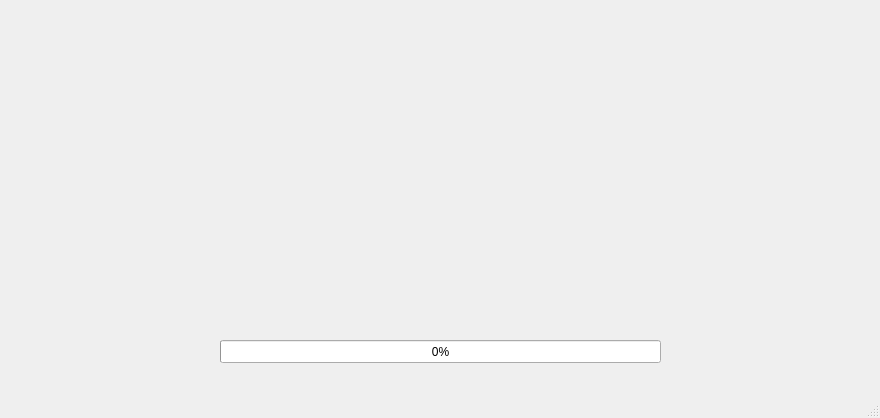
<?xml version="1.0" encoding="UTF-8"?>
<ui version="4.0">
 <class>MainWindow</class>
 <widget class="QMainWindow" name="MainWindow">
  <property name="geometry">
   <rect>
    <x>0</x>
    <y>0</y>
    <width>880</width>
    <height>418</height>
   </rect>
  </property>
  <property name="minimumSize">
   <size>
    <width>880</width>
    <height>418</height>
   </size>
  </property>
  <property name="maximumSize">
   <size>
    <width>880</width>
    <height>418</height>
   </size>
  </property>
  <property name="windowTitle">
   <string>Folder Secure</string>
  </property>
  <property name="styleSheet">
   <string notr="true">QToolTip
{
    border: 1px solid #76797C;
    background-color: rgb(90, 102, 117);;
    color: white;
    padding: 5px;
    opacity: 200;
}

QWidget
{
    color: #eff0f1;
    background-color: #31363b;
    selection-background-color:#3daee9;
    selection-color: #eff0f1;
    background-clip: border;
    border-image: none;
    border: 0px transparent black;
    outline: 0;
}

QWidget:item:hover
{
    background-color: #18465d;
    color: #eff0f1;
}

QWidget:item:selected
{
    background-color: #18465d;
}

QCheckBox
{
    spacing: 5px;
    outline: none;
    color: #eff0f1;
    margin-bottom: 2px;
}

QCheckBox:disabled
{
    color: #76797C;
}

QCheckBox::indicator,
QGroupBox::indicator
{
    width: 18px;
    height: 18px;
}
QGroupBox::indicator
{
    margin-left: 2px;
}

QCheckBox::indicator:unchecked
{
    image: url(:/qss_icons/rc/checkbox_unchecked.png);
}

QCheckBox::indicator:unchecked:hover,
QCheckBox::indicator:unchecked:focus,
QCheckBox::indicator:unchecked:pressed,
QGroupBox::indicator:unchecked:hover,
QGroupBox::indicator:unchecked:focus,
QGroupBox::indicator:unchecked:pressed
{
  border: none;
    image: url(:/qss_icons/rc/checkbox_unchecked_focus.png);
}

QCheckBox::indicator:checked
{
    image: url(:/qss_icons/rc/checkbox_checked.png);
}

QCheckBox::indicator:checked:hover,
QCheckBox::indicator:checked:focus,
QCheckBox::indicator:checked:pressed,
QGroupBox::indicator:checked:hover,
QGroupBox::indicator:checked:focus,
QGroupBox::indicator:checked:pressed
{
  border: none;
    image: url(:/qss_icons/rc/checkbox_checked_focus.png);
}


QCheckBox::indicator:indeterminate
{
    image: url(:/qss_icons/rc/checkbox_indeterminate.png);
}

QCheckBox::indicator:indeterminate:focus,
QCheckBox::indicator:indeterminate:hover,
QCheckBox::indicator:indeterminate:pressed
{
    image: url(:/qss_icons/rc/checkbox_indeterminate_focus.png);
}

QCheckBox::indicator:checked:disabled,
QGroupBox::indicator:checked:disabled
{
    image: url(:/qss_icons/rc/checkbox_checked_disabled.png);
}

QCheckBox::indicator:unchecked:disabled,
QGroupBox::indicator:unchecked:disabled
{
    image: url(:/qss_icons/rc/checkbox_unchecked_disabled.png);
}

QRadioButton
{
    spacing: 5px;
    outline: none;
    color: #eff0f1;
    margin-bottom: 2px;
}

QRadioButton:disabled
{
    color: #76797C;
}
QRadioButton::indicator
{
    width: 21px;
    height: 21px;
}

QRadioButton::indicator:unchecked
{
    image: url(:/qss_icons/rc/radio_unchecked.png);
}


QRadioButton::indicator:unchecked:hover,
QRadioButton::indicator:unchecked:focus,
QRadioButton::indicator:unchecked:pressed
{
    border: none;
    outline: none;
    image: url(:/qss_icons/rc/radio_unchecked_focus.png);
}

QRadioButton::indicator:checked
{
    border: none;
    outline: none;
    image: url(:/qss_icons/rc/radio_checked.png);
}

QRadioButton::indicator:checked:hover,
QRadioButton::indicator:checked:focus,
QRadioButton::indicator:checked:pressed
{
    border: none;
    outline: none;
    image: url(:/qss_icons/rc/radio_checked_focus.png);
}

QRadioButton::indicator:checked:disabled
{
    outline: none;
    image: url(:/qss_icons/rc/radio_checked_disabled.png);
}

QRadioButton::indicator:unchecked:disabled
{
    image: url(:/qss_icons/rc/radio_unchecked_disabled.png);
}


QMenuBar
{
    background-color: #31363b;
    color: #eff0f1;
}

QMenuBar::item
{
    background: transparent;
}

QMenuBar::item:selected
{
    background: transparent;
    border: 1px solid #76797C;
}

QMenuBar::item:pressed
{
    border: 1px solid #76797C;
    background-color: #3daee9;
    color: #eff0f1;
    margin-bottom:-1px;
    padding-bottom:1px;
}

QMenu
{
    border: 1px solid #76797C;
    color: #eff0f1;
    margin: 2px;
}

QMenu::icon
{
    margin: 5px;
}

QMenu::item
{
    padding: 5px 30px 5px 30px;
    border: 1px solid transparent; /* reserve space for selection border */
}

QMenu::item:selected
{
    color: #eff0f1;
}

QMenu::separator {
    height: 2px;
    background: lightblue;
    margin-left: 10px;
    margin-right: 5px;
}

QMenu::indicator {
    width: 18px;
    height: 18px;
}

/* non-exclusive indicator = check box style indicator
   (see QActionGroup::setExclusive) */
QMenu::indicator:non-exclusive:unchecked {
    image: url(:/qss_icons/rc/checkbox_unchecked.png);
}

QMenu::indicator:non-exclusive:unchecked:selected {
    image: url(:/qss_icons/rc/checkbox_unchecked_disabled.png);
}

QMenu::indicator:non-exclusive:checked {
    image: url(:/qss_icons/rc/checkbox_checked.png);
}

QMenu::indicator:non-exclusive:checked:selected {
    image: url(:/qss_icons/rc/checkbox_checked_disabled.png);
}

/* exclusive indicator = radio button style indicator (see QActionGroup::setExclusive) */
QMenu::indicator:exclusive:unchecked {
    image: url(:/qss_icons/rc/radio_unchecked.png);
}

QMenu::indicator:exclusive:unchecked:selected {
    image: url(:/qss_icons/rc/radio_unchecked_disabled.png);
}

QMenu::indicator:exclusive:checked {
    image: url(:/qss_icons/rc/radio_checked.png);
}

QMenu::indicator:exclusive:checked:selected {
    image: url(:/qss_icons/rc/radio_checked_disabled.png);
}

QMenu::right-arrow {
    margin: 5px;
    image: url(:/qss_icons/rc/right_arrow.png)
}


QWidget:disabled
{
    color: #454545;
    background-color: #31363b;
}

QAbstractItemView
{
    alternate-background-color: #31363b;
    color: #eff0f1;
    border: 1px solid 3A3939;
    border-radius: 2px;
}

QWidget:focus, QMenuBar:focus
{
    border: 1px solid #3daee9;
}

QTabWidget:focus, QCheckBox:focus, QRadioButton:focus, QSlider:focus
{
    border: none;
}

QLineEdit
{
    background-color: #232629;
    padding: 5px;
    border-style: solid;
    border: 1px solid #76797C;
    border-radius: 2px;
    color: #eff0f1;
}

QAbstractItemView QLineEdit
{
    padding: 0;
}

QGroupBox {
    border:1px solid #76797C;
    border-radius: 2px;
    margin-top: 20px;
}

QGroupBox::title {
    subcontrol-origin: margin;
    subcontrol-position: top center;
    padding-left: 10px;
    padding-right: 10px;
    padding-top: 10px;
}

QAbstractScrollArea
{
    border-radius: 2px;
    border: 1px solid #76797C;
    background-color: transparent;
}

QScrollBar:horizontal
{
    height: 15px;
    margin: 3px 15px 3px 15px;
    border: 1px transparent #2A2929;
    border-radius: 4px;
    background-color: #2A2929;
}

QScrollBar::handle:horizontal
{
    background-color: #605F5F;
    min-width: 5px;
    border-radius: 4px;
}

QScrollBar::add-line:horizontal
{
    margin: 0px 3px 0px 3px;
    border-image: url(:/qss_icons/rc/right_arrow_disabled.png);
    width: 10px;
    height: 10px;
    subcontrol-position: right;
    subcontrol-origin: margin;
}

QScrollBar::sub-line:horizontal
{
    margin: 0px 3px 0px 3px;
    border-image: url(:/qss_icons/rc/left_arrow_disabled.png);
    height: 10px;
    width: 10px;
    subcontrol-position: left;
    subcontrol-origin: margin;
}

QScrollBar::add-line:horizontal:hover,QScrollBar::add-line:horizontal:on
{
    border-image: url(:/qss_icons/rc/right_arrow.png);
    height: 10px;
    width: 10px;
    subcontrol-position: right;
    subcontrol-origin: margin;
}


QScrollBar::sub-line:horizontal:hover, QScrollBar::sub-line:horizontal:on
{
    border-image: url(:/qss_icons/rc/left_arrow.png);
    height: 10px;
    width: 10px;
    subcontrol-position: left;
    subcontrol-origin: margin;
}

QScrollBar::up-arrow:horizontal, QScrollBar::down-arrow:horizontal
{
    background: none;
}


QScrollBar::add-page:horizontal, QScrollBar::sub-page:horizontal
{
    background: none;
}

QScrollBar:vertical
{
    background-color: #2A2929;
    width: 15px;
    margin: 15px 3px 15px 3px;
    border: 1px transparent #2A2929;
    border-radius: 4px;
}

QScrollBar::handle:vertical
{
    background-color: #605F5F;
    min-height: 5px;
    border-radius: 4px;
}

QScrollBar::sub-line:vertical
{
    margin: 3px 0px 3px 0px;
    border-image: url(:/qss_icons/rc/up_arrow_disabled.png);
    height: 10px;
    width: 10px;
    subcontrol-position: top;
    subcontrol-origin: margin;
}

QScrollBar::add-line:vertical
{
    margin: 3px 0px 3px 0px;
    border-image: url(:/qss_icons/rc/down_arrow_disabled.png);
    height: 10px;
    width: 10px;
    subcontrol-position: bottom;
    subcontrol-origin: margin;
}

QScrollBar::sub-line:vertical:hover,QScrollBar::sub-line:vertical:on
{

    border-image: url(:/qss_icons/rc/up_arrow.png);
    height: 10px;
    width: 10px;
    subcontrol-position: top;
    subcontrol-origin: margin;
}


QScrollBar::add-line:vertical:hover, QScrollBar::add-line:vertical:on
{
    border-image: url(:/qss_icons/rc/down_arrow.png);
    height: 10px;
    width: 10px;
    subcontrol-position: bottom;
    subcontrol-origin: margin;
}

QScrollBar::up-arrow:vertical, QScrollBar::down-arrow:vertical
{
    background: none;
}


QScrollBar::add-page:vertical, QScrollBar::sub-page:vertical
{
    background: none;
}

QTextEdit
{
    background-color: #232629;
    color: #eff0f1;
    border: 1px solid #76797C;
}

QPlainTextEdit
{
    background-color: #232629;;
    color: #eff0f1;
    border-radius: 2px;
    border: 1px solid #76797C;
}

QHeaderView::section
{
    background-color: #76797C;
    color: #eff0f1;
    padding: 5px;
    border: 1px solid #76797C;
}

QSizeGrip {
    image: url(:/qss_icons/rc/sizegrip.png);
    width: 12px;
    height: 12px;
}


QMainWindow::separator
{
    background-color: #31363b;
    color: white;
    padding-left: 4px;
    spacing: 2px;
    border: 1px dashed #76797C;
}

QMainWindow::separator:hover
{

    background-color: #787876;
    color: white;
    padding-left: 4px;
    border: 1px solid #76797C;
    spacing: 2px;
}


QMenu::separator
{
    height: 1px;
    background-color: #76797C;
    color: white;
    padding-left: 4px;
    margin-left: 10px;
    margin-right: 5px;
}


QFrame
{
    border-radius: 2px;
    border: 1px solid #76797C;
}

QFrame[frameShape=&quot;0&quot;]
{
    border-radius: 2px;
    border: 1px transparent #76797C;
}

QStackedWidget
{
    border: 1px transparent black;
}

QToolBar {
    border: 1px transparent #393838;
    background: 1px solid #31363b;
    font-weight: bold;
}

QToolBar::handle:horizontal {
    image: url(:/qss_icons/rc/Hmovetoolbar.png);
}
QToolBar::handle:vertical {
    image: url(:/qss_icons/rc/Vmovetoolbar.png);
}
QToolBar::separator:horizontal {
    image: url(:/qss_icons/rc/Hsepartoolbar.png);
}
QToolBar::separator:vertical {
    image: url(:/qss_icons/rc/Vsepartoolbar.png);
}
QToolButton#qt_toolbar_ext_button {
    background: #58595a
}

QPushButton
{
    color: #eff0f1;
    background-color: #31363b;
    border-width: 1px;
    border-color: #76797C;
    border-style: solid;
    padding: 5px;
    border-radius: 2px;
    outline: none;
}

QPushButton:disabled
{
    background-color: #31363b;
    border-width: 1px;
    border-color: #454545;
    border-style: solid;
    padding-top: 5px;
    padding-bottom: 5px;
    padding-left: 10px;
    padding-right: 10px;
    border-radius: 2px;
    color: #454545;
}

QPushButton:focus {
    background-color: #3daee9;
    color: white;
}

QPushButton:pressed
{
    background-color: #3daee9;
    padding-top: -15px;
    padding-bottom: -17px;
}

QComboBox
{
    selection-background-color: #3daee9;
    border-style: solid;
    border: 1px solid #76797C;
    border-radius: 2px;
    padding: 5px;
    min-width: 75px;
}

QPushButton:checked{
    background-color: #76797C;
    border-color: #6A6969;
}

QComboBox:hover,QPushButton:hover,QAbstractSpinBox:hover,QLineEdit:hover,QTextEdit:hover,QPlainTextEdit:hover,QAbstractView:hover,QTreeView:hover
{
    border: 1px solid #3daee9;
    color: #eff0f1;
}

QComboBox:on
{
    padding-top: 3px;
    padding-left: 4px;
    selection-background-color: #4a4a4a;
}

QComboBox QAbstractItemView
{
    background-color: #232629;
    border-radius: 2px;
    border: 1px solid #76797C;
    selection-background-color: #18465d;
}

QComboBox::drop-down
{
    subcontrol-origin: padding;
    subcontrol-position: top right;
    width: 15px;

    border-left-width: 0px;
    border-left-color: darkgray;
    border-left-style: solid;
    border-top-right-radius: 3px;
    border-bottom-right-radius: 3px;
}

QComboBox::down-arrow
{
    image: url(:/qss_icons/rc/down_arrow_disabled.png);
}

QComboBox::down-arrow:on, QComboBox::down-arrow:hover,
QComboBox::down-arrow:focus
{
    image: url(:/qss_icons/rc/down_arrow.png);
}

QAbstractSpinBox {
    padding: 5px;
    border: 1px solid #76797C;
    background-color: #232629;
    color: #eff0f1;
    border-radius: 2px;
    min-width: 75px;
}

QAbstractSpinBox:up-button
{
    background-color: transparent;
    subcontrol-origin: border;
    subcontrol-position: center right;
}

QAbstractSpinBox:down-button
{
    background-color: transparent;
    subcontrol-origin: border;
    subcontrol-position: center left;
}

QAbstractSpinBox::up-arrow,QAbstractSpinBox::up-arrow:disabled,QAbstractSpinBox::up-arrow:off {
    image: url(:/qss_icons/rc/up_arrow_disabled.png);
    width: 10px;
    height: 10px;
}
QAbstractSpinBox::up-arrow:hover
{
    image: url(:/qss_icons/rc/up_arrow.png);
}


QAbstractSpinBox::down-arrow,QAbstractSpinBox::down-arrow:disabled,QAbstractSpinBox::down-arrow:off
{
    image: url(:/qss_icons/rc/down_arrow_disabled.png);
    width: 10px;
    height: 10px;
}
QAbstractSpinBox::down-arrow:hover
{
    image: url(:/qss_icons/rc/down_arrow.png);
}


QLabel
{
    border: 0px solid black;
}

QTabWidget{
    border: 0px transparent black;
}

QTabWidget::pane {
    border: 1px solid #76797C;
    padding: 5px;
    margin: 0px;
}

QTabWidget::tab-bar {
    left: 5px; /* move to the right by 5px */
}

QTabBar
{
    qproperty-drawBase: 0;
    border-radius: 3px;
}

QTabBar:focus
{
    border: 0px transparent black;
}

QTabBar::close-button  {
    image: url(:/qss_icons/rc/close.png);
    background: transparent;
}

QTabBar::close-button:hover
{
    image: url(:/qss_icons/rc/close-hover.png);
    background: transparent;
}

QTabBar::close-button:pressed {
    image: url(:/qss_icons/rc/close-pressed.png);
    background: transparent;
}

/* TOP TABS */
QTabBar::tab:top {
    color: #eff0f1;
    border: 1px solid #76797C;
    border-bottom: 1px transparent black;
    background-color: #31363b;
    padding: 5px;
    min-width: 50px;
    border-top-left-radius: 2px;
    border-top-right-radius: 2px;
}

QTabBar::tab:top:!selected
{
    color: #eff0f1;
    background-color: #54575B;
    border: 1px solid #76797C;
    border-bottom: 1px transparent black;
    border-top-left-radius: 2px;
    border-top-right-radius: 2px;
}

QTabBar::tab:top:!selected:hover {
    background-color: #3daee9;
}

/* BOTTOM TABS */
QTabBar::tab:bottom {
    color: #eff0f1;
    border: 1px solid #76797C;
    border-top: 1px transparent black;
    background-color: #31363b;
    padding: 5px;
    border-bottom-left-radius: 2px;
    border-bottom-right-radius: 2px;
    min-width: 50px;
}

QTabBar::tab:bottom:!selected
{
    color: #eff0f1;
    background-color: #54575B;
    border: 1px solid #76797C;
    border-top: 1px transparent black;
    border-bottom-left-radius: 2px;
    border-bottom-right-radius: 2px;
}

QTabBar::tab:bottom:!selected:hover {
    background-color: #3daee9;
}

/* LEFT TABS */
QTabBar::tab:left {
    color: #eff0f1;
    border: 1px solid #76797C;
    border-left: 1px transparent black;
    background-color: #31363b;
    padding: 5px;
    border-top-right-radius: 2px;
    border-bottom-right-radius: 2px;
    min-height: 50px;
}

QTabBar::tab:left:!selected
{
    color: #eff0f1;
    background-color: #54575B;
    border: 1px solid #76797C;
    border-left: 1px transparent black;
    border-top-right-radius: 2px;
    border-bottom-right-radius: 2px;
}

QTabBar::tab:left:!selected:hover {
    background-color: #3daee9;
}


/* RIGHT TABS */
QTabBar::tab:right {
    color: #eff0f1;
    border: 1px solid #76797C;
    border-right: 1px transparent black;
    background-color: #31363b;
    padding: 5px;
    border-top-left-radius: 2px;
    border-bottom-left-radius: 2px;
    min-height: 50px;
}

QTabBar::tab:right:!selected
{
    color: #eff0f1;
    background-color: #54575B;
    border: 1px solid #76797C;
    border-right: 1px transparent black;
    border-top-left-radius: 2px;
    border-bottom-left-radius: 2px;
}

QTabBar::tab:right:!selected:hover {
    background-color: #3daee9;
}

QTabBar QToolButton::right-arrow:enabled {
     image: url(:/qss_icons/rc/right_arrow.png);
 }

 QTabBar QToolButton::left-arrow:enabled {
     image: url(:/qss_icons/rc/left_arrow.png);
 }

QTabBar QToolButton::right-arrow:disabled {
     image: url(:/qss_icons/rc/right_arrow_disabled.png);
 }

 QTabBar QToolButton::left-arrow:disabled {
     image: url(:/qss_icons/rc/left_arrow_disabled.png);
 }


QDockWidget {
    background: #31363b;
    border: 1px solid #403F3F;
    titlebar-close-icon: url(:/qss_icons/rc/close.png);
    titlebar-normal-icon: url(:/qss_icons/rc/undock.png);
}

QDockWidget::close-button, QDockWidget::float-button {
    border: 1px solid transparent;
    border-radius: 2px;
    background: transparent;
}

QDockWidget::close-button:hover, QDockWidget::float-button:hover {
    background: rgba(255, 255, 255, 10);
}

QDockWidget::close-button:pressed, QDockWidget::float-button:pressed {
    padding: 1px -1px -1px 1px;
    background: rgba(255, 255, 255, 10);
}

QTreeView, QListView
{
    border: 1px solid #76797C;
    background-color: #232629;
}

QTreeView:branch:selected, QTreeView:branch:hover
{
    background: url(:/qss_icons/rc/transparent.png);
}

QTreeView::branch:has-siblings:!adjoins-item {
    border-image: url(:/qss_icons/rc/transparent.png);
}

QTreeView::branch:has-siblings:adjoins-item {
    border-image: url(:/qss_icons/rc/transparent.png);
}

QTreeView::branch:!has-children:!has-siblings:adjoins-item {
    border-image: url(:/qss_icons/rc/transparent.png);
}

QTreeView::branch:has-children:!has-siblings:closed,
QTreeView::branch:closed:has-children:has-siblings {
    image: url(:/qss_icons/rc/branch_closed.png);
}

QTreeView::branch:open:has-children:!has-siblings,
QTreeView::branch:open:has-children:has-siblings  {
    image: url(:/qss_icons/rc/branch_open.png);
}

QTreeView::branch:has-children:!has-siblings:closed:hover,
QTreeView::branch:closed:has-children:has-siblings:hover {
    image: url(:/qss_icons/rc/branch_closed-on.png);
    }

QTreeView::branch:open:has-children:!has-siblings:hover,
QTreeView::branch:open:has-children:has-siblings:hover  {
    image: url(:/qss_icons/rc/branch_open-on.png);
    }

QListView::item:!selected:hover, QTreeView::item:!selected:hover  {
    background: #18465d;
    outline: 0;
    color: #eff0f1
}

QListView::item:selected:hover, QTreeView::item:selected:hover  {
    background: #287399;
    color: #eff0f1;
}

QTreeView::indicator:checked, QListView::indicator:checked
{
    image: url(:/qss_icons/rc/checkbox_checked.png);
}

QTreeView::indicator:checked, QListView::indicator:checked
{
    image: url(:/qss_icons/rc/checkbox_unchecked.png);
}

QTreeView::indicator:checked:hover,
QTreeView::indicator:checked:focus,
QTreeView::indicator:checked:pressed,
QListView::indicator:checked:hover,
QListView::indicator:checked:focus,
QListView::indicator:checked:pressed
{
    image: url(:/qss_icons/rc/checkbox_checked_focus.png);
}

QTreeView::indicator:unchecked:hover,
QTreeView::indicator:unchecked:focus,
QTreeView::indicator:unchecked:pressed,
QListView::indicator:unchecked:hover,
QListView::indicator:unchecked:focus,
QListView::indicator:unchecked:pressed
{
    image: url(:/qss_icons/rc/checkbox_unchecked_focus.png);
}

QSlider::groove:horizontal {
    border: 1px solid #565a5e;
    height: 4px;
    background: #565a5e;
    margin: 0px;
    border-radius: 2px;
}

QSlider::handle:horizontal {
    background: #232629;
    border: 1px solid #565a5e;
    width: 16px;
    height: 16px;
    margin: -8px 0;
    border-radius: 9px;
}

QSlider::groove:vertical {
    border: 1px solid #565a5e;
    width: 4px;
    background: #565a5e;
    margin: 0px;
    border-radius: 3px;
}

QSlider::handle:vertical {
    background: #232629;
    border: 1px solid #565a5e;
    width: 16px;
    height: 16px;
    margin: 0 -8px;
    border-radius: 9px;
}

QToolButton {
    background-color: transparent;
    border: 1px transparent #76797C;
    border-radius: 2px;
    margin: 3px;
    padding: 5px;
}

QToolButton[popupMode=&quot;1&quot;] { /* only for MenuButtonPopup */
 padding-right: 20px; /* make way for the popup button */
 border: 1px #76797C;
 border-radius: 5px;
}

QToolButton[popupMode=&quot;2&quot;] { /* only for InstantPopup */
 padding-right: 10px; /* make way for the popup button */
 border: 1px #76797C;
}


QToolButton:hover, QToolButton::menu-button:hover {
    background-color: transparent;
    border: 1px solid #3daee9;
    padding: 5px;
}

QToolButton:checked, QToolButton:pressed,
        QToolButton::menu-button:pressed {
    background-color: #3daee9;
    border: 1px solid #3daee9;
    padding: 5px;
}

/* the subcontrol below is used only in the InstantPopup or DelayedPopup mode */
QToolButton::menu-indicator {
    image: url(:/qss_icons/rc/down_arrow.png);
    top: -7px; left: -2px; /* shift it a bit */
}

/* the subcontrols below are used only in the MenuButtonPopup mode */
QToolButton::menu-button {
    border: 1px transparent #76797C;
    border-top-right-radius: 6px;
    border-bottom-right-radius: 6px;
    /* 16px width + 4px for border = 20px allocated above */
    width: 16px;
    outline: none;
}

QToolButton::menu-arrow {
    image: url(:/qss_icons/rc/down_arrow.png);
}

QToolButton::menu-arrow:open {
    border: 1px solid #76797C;
}

QPushButton::menu-indicator  {
    subcontrol-origin: padding;
    subcontrol-position: bottom right;
    left: 8px;
}

QTableView
{
    border: 1px solid #76797C;
    gridline-color: #31363b;
    background-color: #232629;
}


QTableView, QHeaderView
{
    border-radius: 0px;
}

QTableView::item:pressed, QListView::item:pressed, QTreeView::item:pressed  {
    background: #18465d;
    color: #eff0f1;
}

QTableView::item:selected:active, QTreeView::item:selected:active, QListView::item:selected:active  {
    background: #287399;
    color: #eff0f1;
}


QHeaderView
{
    background-color: #31363b;
    border: 1px transparent;
    border-radius: 0px;
    margin: 0px;
    padding: 0px;

}

QHeaderView::section  {
    background-color: #31363b;
    color: #eff0f1;
    padding: 5px;
    border: 1px solid #76797C;
    border-radius: 0px;
    text-align: center;
}

QHeaderView::section::vertical::first, QHeaderView::section::vertical::only-one
{
    border-top: 1px solid #76797C;
}

QHeaderView::section::vertical
{
    border-top: transparent;
}

QHeaderView::section::horizontal::first, QHeaderView::section::horizontal::only-one
{
    border-left: 1px solid #76797C;
}

QHeaderView::section::horizontal
{
    border-left: transparent;
}


QHeaderView::section:checked
 {
    color: white;
    background-color: #334e5e;
 }

 /* style the sort indicator */
QHeaderView::down-arrow {
    image: url(:/qss_icons/rc/down_arrow.png);
}

QHeaderView::up-arrow {
    image: url(:/qss_icons/rc/up_arrow.png);
}


QTableCornerButton::section {
    background-color: #31363b;
    border: 1px transparent #76797C;
    border-radius: 0px;
}

QToolBox  {
    padding: 5px;
    border: 1px transparent black;
}

QToolBox::tab {
    color: #eff0f1;
    background-color: #31363b;
    border: 1px solid #76797C;
    border-bottom: 1px transparent #31363b;
    border-top-left-radius: 5px;
    border-top-right-radius: 5px;
}

QToolBox::tab:selected { /* italicize selected tabs */
    font: italic;
    background-color: #31363b;
    border-color: #3daee9;
 }

QStatusBar::item {
    border: 0px transparent dark;
 }


QFrame[height=&quot;3&quot;], QFrame[width=&quot;3&quot;] {
    background-color: #76797C;
}


QSplitter::handle {
    border: 1px dashed #76797C;
}

QSplitter::handle:hover {
    background-color: #787876;
    border: 1px solid #76797C;
}

QSplitter::handle:horizontal {
    width: 1px;
}

QSplitter::handle:vertical {
    height: 1px;
}

QProgressBar {
    border: 1px solid #76797C;
    border-radius: 5px;
    text-align: center;
}

QProgressBar::chunk {
    background-color: #05B8CC;
}

QDateEdit
{
    selection-background-color: #3daee9;
    border-style: solid;
    border: 1px solid #3375A3;
    border-radius: 2px;
    padding: 1px;
    min-width: 75px;
}

QDateEdit:on
{
    padding-top: 3px;
    padding-left: 4px;
    selection-background-color: #4a4a4a;
}

QDateEdit QAbstractItemView
{
    background-color: #232629;
    border-radius: 2px;
    border: 1px solid #3375A3;
    selection-background-color: #3daee9;
}

QDateEdit::drop-down
{
    subcontrol-origin: padding;
    subcontrol-position: top right;
    width: 15px;
    border-left-width: 0px;
    border-left-color: darkgray;
    border-left-style: solid;
    border-top-right-radius: 3px;
    border-bottom-right-radius: 3px;
}

QDateEdit::down-arrow
{
    image: url(:/qss_icons/rc/down_arrow_disabled.png);
}

QDateEdit::down-arrow:on, QDateEdit::down-arrow:hover,
QDateEdit::down-arrow:focus
{
    image: url(:/qss_icons/rc/down_arrow.png);
}</string>
  </property>
  <widget class="QWidget" name="centralwidget">
   <widget class="QLabel" name="splah_image">
    <property name="geometry">
     <rect>
      <x>260</x>
      <y>30</y>
      <width>361</width>
      <height>301</height>
     </rect>
    </property>
    <property name="text">
     <string/>
    </property>
   </widget>
   <widget class="QProgressBar" name="progressBar">
    <property name="geometry">
     <rect>
      <x>220</x>
      <y>340</y>
      <width>441</width>
      <height>23</height>
     </rect>
    </property>
    <property name="value">
     <number>0</number>
    </property>
   </widget>
  </widget>
  <widget class="QStatusBar" name="statusbar"/>
 </widget>
 <resources/>
 <connections/>
</ui>
